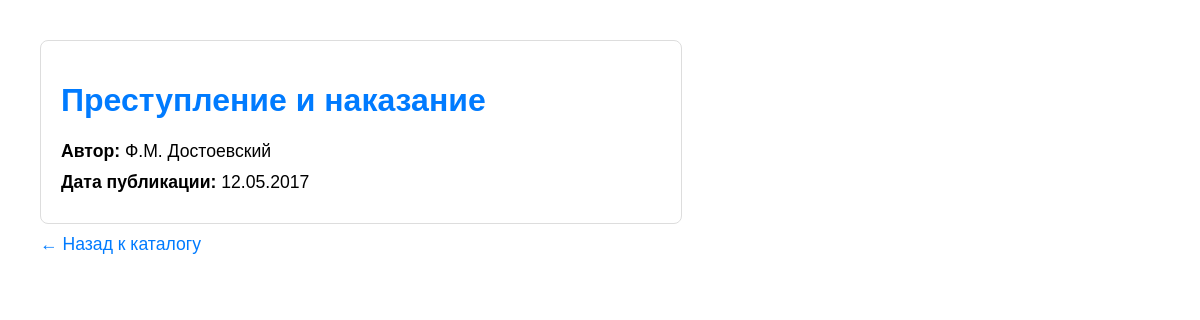
Page /books/3/ on the committed database.
### books/models.py (models this page shows, shortened)
class Book(models.Model):
    name = models.CharField(u'Название', max_length=64)
    author = models.CharField(u'Автор', max_length=64)
    pub_date = models.DateField(u'Дата публикации')

### books/views.py (the view)
# urls.py: path('books/<int:book_id>/', book_detail, name='book_detail'),
def book_detail(request, book_id):
    book = get_object_or_404(Book, pk=book_id)
    return render(request, 'books/book_detail.html', {'book': book})

### templates/books/book_detail.html (shortened to what this page needs)
<!DOCTYPE html>
<html lang="ru">
<head>
</head>
<body>
    <div class="book-card">
        <h1>{{ book.name }}</h1>
        <p><strong>Автор:</strong> {{ book.author }}</p>
        <p><strong>Дата публикации:</strong> {{ book.pub_date|date:"d.m.Y" }}</p>
    </div>
    <p><a href="{% url 'books_list' %}">← Назад к каталогу</a></p>
</body>
</html>

### templates/books/book_detail.html (style rules this page uses)
body { font-family: Arial, sans-serif; margin: 40px; }
.book-card { border: 1px solid #ddd; padding: 20px; max-width: 600px; border-radius: 8px; }
h1 { color: #007BFF; }
p { font-size: 1.1em; margin: 10px 0; }
a { color: #007BFF; text-decoration: none; }

### rows in the picture
Book: name "Преступление и наказание", author "Ф.М. Достоевский", pub_date "12.05.2017"
